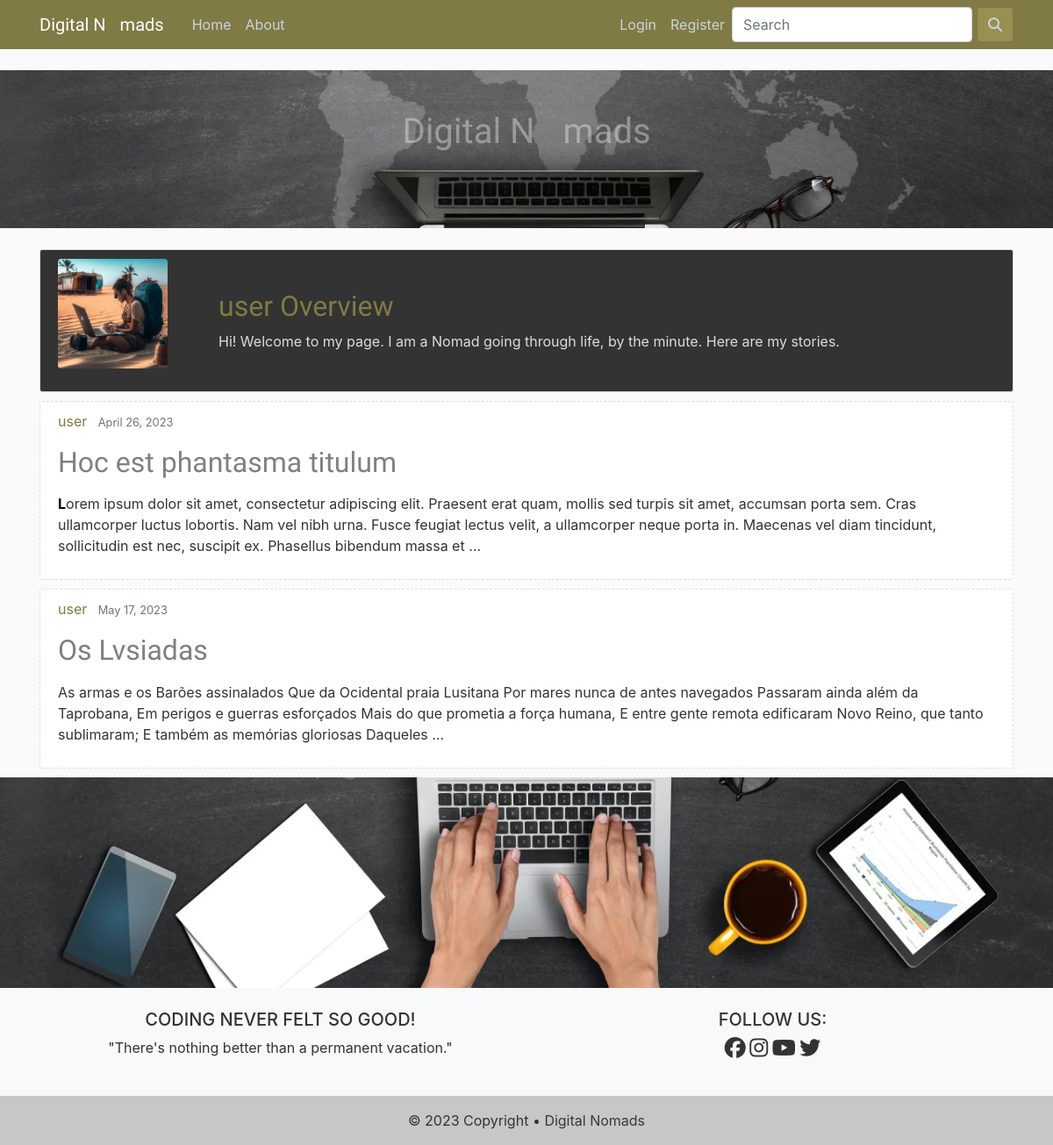
The app's page /user/user with its own data.
### blog/models.py (models this page shows, shortened)
class Post(models.Model):
    title = models.CharField(max_length=150)                    # Title field for 150 characters
    content = RichTextField(validators=[MaxLengthValidator(5000)])              # Text field
    date_posted = models.DateTimeField(default=timezone.now)    # Time Stamp for the defaults Time Zone
    author = models.ForeignKey(User, on_delete=models.CASCADE)  # User if User gets delete, so are its Posts
    likes = models.ManyToManyField(User, related_name='posts')

### users/models.py (models this page shows, shortened)
class Profile(models.Model):
    user = models.OneToOneField(User, on_delete=models.CASCADE)
    image = models.ImageField(default='default.png', upload_to='profile_img')
    bio = models.TextField(max_length=500, blank=True, null=True)

### blog/views.py (the view)
# urls.py: path('user/<str:username>', UserPostListView.as_view(), name='post-user'),
class UserPostListView(ListView):
    model = Post
    template_name = 'blog/post_user.html'
    context_object_name = 'posts'
    ordering = ['-date_posted']
    paginate_by = 6
    def get_queryset(self):
        user = get_object_or_404(User, username=self.kwargs.get('username'))
        return Post.objects.filter(author=user)

### blog/templates/blog/post_user.html (shortened to what this page needs)
{% extends "blog/base.html" %}
{% block content %}
<br>
{% if object_list %}
  {% for post in posts %}
    {% ifchanged post.author %}
      <div class="media-body bio-panels">
        <div class="row align-items-center">
          <div class="col-2">
            <img class="rounded accountimg" src="{{ post.author.profile.image.url }}" alt="">
          </div>
          <div class="col-10">
          <h2 class="bio-title">{{ view.kwargs.username }} Overview</h2>
          {% if post.author.profile.bio %}
            <p>{{ post.author.profile.bio }}</p>
          {% else %}
            <p>This user doesn't have a bio yet.</p>
          {% endif %}
          </div>
        </div>
      </div>
      {% endifchanged %}
      <article class="media panels">
          <div class="media-body">
            <div class="article-metadata">
              <a class="mr-2" href="{% url 'post-user' post.author.username %}">{{ post.author }}</a>
              <small class="text-muted">{{ post.date_posted|date:"N d, Y" }}</small>
            </div>
              <h2><a class="title" href="{% url 'post-detail' post.id %}">{{ post.title }}</a></h2>
              <p class="post-content">{{ post.content|truncatewords_html:50|safe }}</p>
          </div>
      </article>
    {% endfor %}
  {% else %}
    <h3 class="text-center">{{ view.kwargs.username }} has not posted anything yet.</h3>
    <h2 class="text-center"><a class="nav-item nav-link" href="{% url 'blog-home' %}"><i class="fa-solid fa-person-through-window"></i></a></h2>
    <p class="text-center">Get me out of here! </p>
  {% endif %}
{% endblock %}

### blog/static/css/style.css (style rules this page uses)
body { background: #fafafa; color: #333333; margin-top: 5rem; }
.panels { background: #ffffff; padding: 10px 20px; border: 1px dashed #dddddd; border-radius: 3px; margin-bottom: 10px; }
.bio-title { color: #807a45; }
.bio-panels { background: #333333; color: #dddddd; padding: 10px 20px; border: 1px solid #dddddd; border-radius: 3px; margin-bottom: 10px; }
h1, h2, h3 { font-family: 'Staatliches', sans-serif; color: #444444; margin-top: 1rem; }
a.title { color: #808080; text-decoration: none; }
.post-content { white-space: pre-line; }
.accountimg { height: 125px; width: 125px; margin-right: 20px; margin-bottom: 16px; }
a { color: #807a45; }

### records on screen
Post: author.profile.image (placeholder picture), kwargs.username "user", author.profile.bio "Hi! Welcome to my page. I am a Nomad going through life, by the minute. Here are my stories.", author "user", date_posted "April 26, 2023", title "Hoc est phantasma titulum", content "L orem ipsum dolor sit amet, consectetur adipiscing elit. Praesent erat quam, mollis sed turpis sit amet, accumsan porta sem. Cras ullamcorper luctus lobortis. Nam vel nibh urna. Fusce feugiat lectus velit, a ullamcorper neque porta in. Maecenas vel diam tincidunt, sollicitudin est nec, suscipit ex. Phasellus bibendum massa et …"
Post: author "user", date_posted "May 17, 2023", title "Os Lvsiadas", content "As armas e os Barões assinalados Que da Ocidental praia Lusitana Por mares nunca de antes navegados Passaram ainda além da Taprobana, Em perigos e guerras esforçados Mais do que prometia a força humana, E entre gente remota edificaram Novo Reino, que tanto sublimaram; E também as memórias gloriosas Daqueles …"
